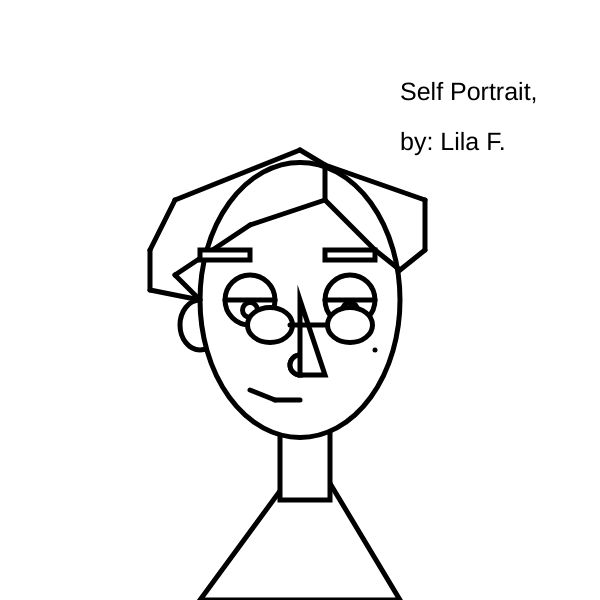
Frame 1 (no input)
Frame 60 (no input): identical to frame 1, image omitted
Frame 120 (the mouse pressed at the canvas centre since frame 60): identical to frame 1, image omitted

The p5.js sketch that drew this single still picture (run headless with seeded random() and noise() and a simulated clock; from frame 60 on, the mouse is pressed at the canvas centre):

// p5.js sketch
// ── sketch.js
function setup () {
    createCanvas(600,600);
}

function draw () {
    background(500);

    strokeWeight(5);

    ellipse(200,325,40,50);

    triangle(310,450,400,600,200,600);

    rect(280,400,50,100);

    ellipse(300,300,200,275);

    point (375,350)

    line(250,225,175,275);
    line(250,225,325,200);
    line(325,200,325,165);
    line(175,275,200,300);
    line(150,290,200,300);
    line(150,290,150,250);
    line(150,250,175,200);
    line(175,200,300,150);
    line(300,150,325,165);

    line(325,200,375,250);
    line(375,250,400,270);
    line(425,250,400,270);
    line(425,250,425,200);
    line(425,200,325,165);

    circle(250,300,50);
    circle(350,300,50);
    line(275,300,225,300);
    line(375,300,325, 300);
    circle(300,365,20);
    circle(250,310,15);
    circle(350,310,15);

    ellipse(270,325,45,35);
    ellipse(350,325,45,35);

    rect(200,250,50,10);
    rect(325,250,50,10);

    circle(300,365,20);
    triangle(300,300,325,375,300,375);
    line(290,325,325,325);

    line(275,400,300,400);
    line(275,400,250,390);

    textSize(25);
    text('by: Lila F.', 400,150);
    text('Self Portrait,', 400,100)

}

// ── selfPortrait.html
<html>
    <head>
        <title>
            Self Portrait
        </title>
        <script src="https://cdnjs.cloudflare.com/ajax/libs/p5.js/1.1.9/p5.min.js"></script>
        <script src="sketch.js"></script>
    </head>
</html>
// ── sketch2.js
function setup () {
    createCanvas(600,600);
}

var redColor = 123;
var greenColor = 39;
var blueColor = 21;

var x = 100;
var y = 200;
var diameter = 50;
 // this function is called only once
function setup()
{

    createCanvas(800,600);
}
/* this function is called continuously
    while the sketch is open in the browser
*/
function draw()
{
    background(redColor,greenColor,blueColor);
    circle(x,y,diameter);
}
